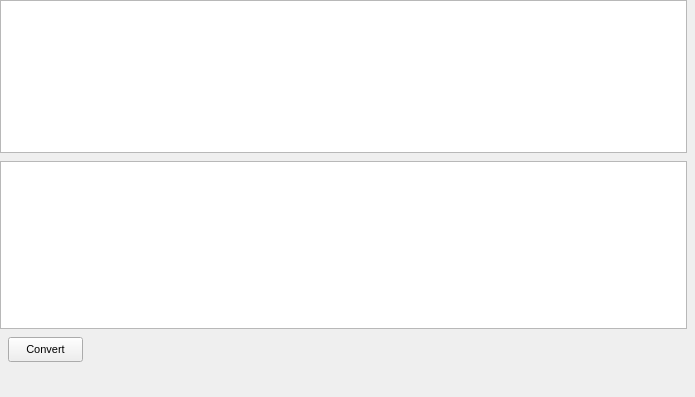
<?xml version="1.0" encoding="UTF-8"?>
<ui version="4.0">
  <class>ConverterForm</class>
  <widget class="QWidget" name="ConverterForm">
    <property name="geometry">
      <rect>
        <x>0</x>
        <y>0</y>
        <width>695</width>
        <height>397</height>
      </rect>
    </property>
    <property name="windowTitle">
      <string>ConverterForm</string>
    </property>
    <property name="font">
      <font>
        <family>MS Sans Serif</family>
        <pointsize>8</pointsize>
      </font>
    </property>
    <widget class="QSplitter" name="Splitter1">
      <property name="geometry">
        <rect>
          <x>0</x>
          <y>153</y>
          <width>687</width>
          <height>8</height>
        </rect>
      </property>
      <!-- vcl-align: alTop → arrange in a Qt layout manager -->
    </widget>
    <widget class="QTextEdit" name="RichEdit1">
      <property name="geometry">
        <rect>
          <x>0</x>
          <y>0</y>
          <width>687</width>
          <height>153</height>
        </rect>
      </property>
      <!-- vcl-align: alTop → arrange in a Qt layout manager -->
    </widget>
    <widget class="QTextEdit" name="RichEdit2">
      <property name="geometry">
        <rect>
          <x>0</x>
          <y>161</y>
          <width>687</width>
          <height>168</height>
        </rect>
      </property>
      <!-- vcl-align: alClient → arrange in a Qt layout manager -->
    </widget>
    <widget class="QFrame" name="Panel1">
      <property name="geometry">
        <rect>
          <x>0</x>
          <y>329</y>
          <width>687</width>
          <height>41</height>
        </rect>
      </property>
      <property name="frameShape">
        <enum>QFrame::NoFrame</enum>
      </property>
      <!-- vcl-align: alBottom → arrange in a Qt layout manager -->
      <widget class="QPushButton" name="Button1">
        <property name="geometry">
          <rect>
            <x>8</x>
            <y>8</y>
            <width>75</width>
            <height>25</height>
          </rect>
        </property>
        <property name="windowTitle">
          <string>Convert</string>
        </property>
        <property name="text">
          <string>Convert</string>
        </property>
      </widget>
    </widget>
  </widget>
  <resources/>
  <connections/>
</ui>
